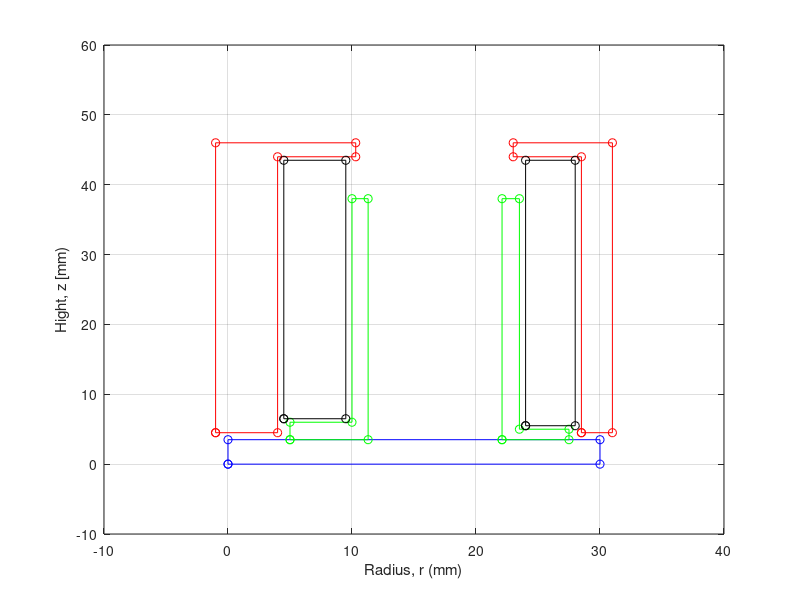

Recreate this plot in MATLAB.
%%
%% Draw_HEPS100_MagnetCircuit.m
%% Draw_HEPS100_MagnetCircuit.m
%% Draw_HEPS100_MagnetCircuit.m
%% Draw_HEPS100_MagnetCircuit.m
 
clear; clc; close all;

%% 1. Base Core Pure Ion, @rz-domain
r = [0 30]; z = [0 3.5]; 
R(1) = r(1); Z(1) = z(1); 
R(2) = r(1); Z(2) = z(2);
R(3) = r(2); Z(3) = z(2);
R(4) = r(2); Z(4) = z(1);
R(5) = r(1); Z(5) = z(1); 
plot(R, Z,'b-o'); grid; hold on; axis([-10 40 -10 60]);
xlabel('Radius, r (mm)'); ylabel('Hight, z [mm)')

BaseCore.r = r; BaseCore.z = z; BaseCore.R = R; BaseCore.Z = Z;
clear r; clear R; clear z; clear Z;

%% 2. Center Core @rz-domain
% 2.1 radius and height of center core 
r = [0 5 11.3] - 1; z = [3.5 43 45]+ 1; 
R(1) = r(1); Z(1) = z(1); 
R(2) = r(1); Z(2) = z(3);
R(3) = r(3); Z(3) = z(3);
R(4) = r(3); Z(4) = z(2);
R(5) = r(2); Z(5) = z(2); 
R(6) = r(2); Z(6) = z(1); 
R(7) = r(1); Z(7) = z(1); 
plot(R, Z,'r-o'); 
CenterCore.r = r; CenterCore.z = z;  CenterCore.R = R; CenterCore.Z = Z;
clear r; clear R; clear z; clear Z; 


%% 2.2. Center Shield @rz-domain
r = [5 10 11.3] ; z = [3.5 6 38] ; 
R(1) = r(1); Z(1) = z(1); 
R(2) = r(1); Z(2) = z(2);
R(3) = r(2); Z(3) = z(2);
R(4) = r(2); Z(4) = z(3);
R(5) = r(3); Z(5) = z(3); 
R(6) = r(3); Z(6) = z(1); 
R(7) = r(1); Z(7) = z(1); 
plot(R, Z,'g-o'); 
CenterShield.r = r; CenterShield.z = z;  CenterShield.R = R; CenterShield.Z = Z;
clear r; clear R; clear z; clear Z; 

%% 2.3. AWG26, @rz-domain
r = [5 10] - 0.5; z = [6 43] + 0.5; 
R(1) = r(1); Z(1) = z(1); 
R(2) = r(1); Z(2) = z(2);
R(3) = r(2); Z(3) = z(2);
R(4) = r(2); Z(4) = z(1);
R(5) = r(1); Z(5) = z(1); 
plot(R, Z,'k-o'); 
CenterAWG.r = r; CenterAWG.z = z; CenterAWG.R = R; CenterAWG.Z = Z;
clear r; clear R; clear z; clear Z;

%% 3. Outer Core @rz-domain
%% 3.1 Outer core 
r = [22 27.5 30] + 1; z = [3.5 43 45] + 1; 
R(1) = r(2); Z(1) = z(1); 
R(2) = r(2); Z(2) = z(2);
R(3) = r(1); Z(3) = z(2);
R(4) = r(1); Z(4) = z(3);
R(5) = r(3); Z(5) = z(3); 
R(6) = r(3); Z(6) = z(1); 
R(7) = r(2); Z(7) = z(1); 
plot(R, Z,'r-o'); 
OuterCore.r = r; OuterCore.z = z;  OuterCore.R = R; OuterCore.Z = Z;
clear r; clear R; clear z; clear Z; 

%% 3.2. Outer Shield
r = [22.1 23.5 27.5]; z = [3.5 5 38]; 
R(1) = r(1); Z(1) = z(1); 
R(2) = r(1); Z(2) = z(3);
R(3) = r(2); Z(3) = z(3);
R(4) = r(2); Z(4) = z(2);
R(5) = r(3); Z(5) = z(2); 
R(6) = r(3); Z(6) = z(1); 
R(7) = r(1); Z(7) = z(1); 
plot(R, Z,'g-o'); 
OuterShield.r = r; OuterShield.z = z;  OuterShield.R = R; OuterShield.Z = Z;
clear r; clear R; clear z; clear Z; 

%% 3.3. Outer AWG26 
r = [23.5 27.5] + 0.5; z = [5 43] + 0.5; 
R(1) = r(1); Z(1) = z(1); 
R(2) = r(1); Z(2) = z(2);
R(3) = r(2); Z(3) = z(2);
R(4) = r(2); Z(4) = z(1);
R(5) = r(1); Z(5) = z(1); 
plot(R, Z,'k-o'); 
OuterAWG.r = r; OuterAWG.z = z; OuterAWG.R = R; OuterAWG.Z = Z;
clear r; clear R; clear z; clear Z;
